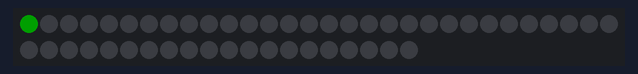
The sketch below on a simulated Arduino Uno, built with avr-gcc and run on an emulated ATmega328P. On the bench: 50 RGB LEDs in strip order, left to right, continuing on the next row. Dim RGB values are drawn brighter than linear; colours are those a GRB WS2812 strip shows for the declared byte order.

Above: at 3.16 s.
At 7.7 s:
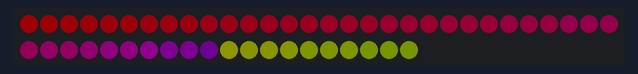
At 12.23 s:
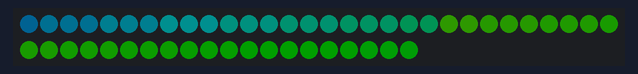
At 21.43 s:
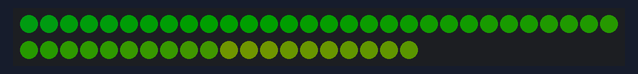
At 30.94 s:
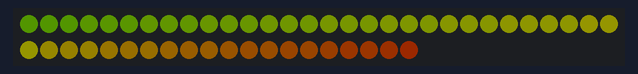
At 39.77 s:
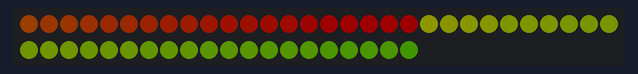

The sketch:

HSVLeftRightBounceRainbow.ino
```cpp
#include <FastLED.h>

#define LED_PIN     5
#define NUM_LEDS    50
#define BRIGHTNESS  30
#define LED_TYPE    WS2812B
#define COLOR_ORDER RGB
CRGB leds[NUM_LEDS];
#define UPDATES_PER_SECOND 100
int h = 0;
int i;
void setup() {
    delay( 3000 ); // power-up safety delay
    FastLED.addLeds<LED_TYPE, LED_PIN, COLOR_ORDER>(leds, NUM_LEDS).setCorrection( TypicalLEDStrip );
    FastLED.setBrightness(  BRIGHTNESS );
  // put your setup code here, to run once:

}

void loop() {
  //leftRightRainbow();
  leftRightBounceRainbow();
}

void leftRightRainbow(){
    for (i = 0; i < NUM_LEDS; i++){ //cycles a rainbow L->R
    if (h>254){
      h=0;
    }
    leds[i].setHue(h);
    h++;
    FastLED.show();
    delay(30);
  }
  i=0;
  delay(30);
}
void leftRightBounceRainbow(){
    for (i = 0; i < NUM_LEDS; i++){ //cycles a rainbow L->R
    if (h>254){
      h=0;
    }
    leds[i].setHue(h);
    h++;
    FastLED.show();
    delay(30);
  }
  for (i = NUM_LEDS-1; i >= 0; i--){ //cycles a rainbow L->R then bounces R->L and so forth
    if (h>254){
      h=0;
    }
    leds[i].setHue(h);
    h++;
    FastLED.show();
    delay(30);
  }
  i=0;
  delay(30);
}
```
